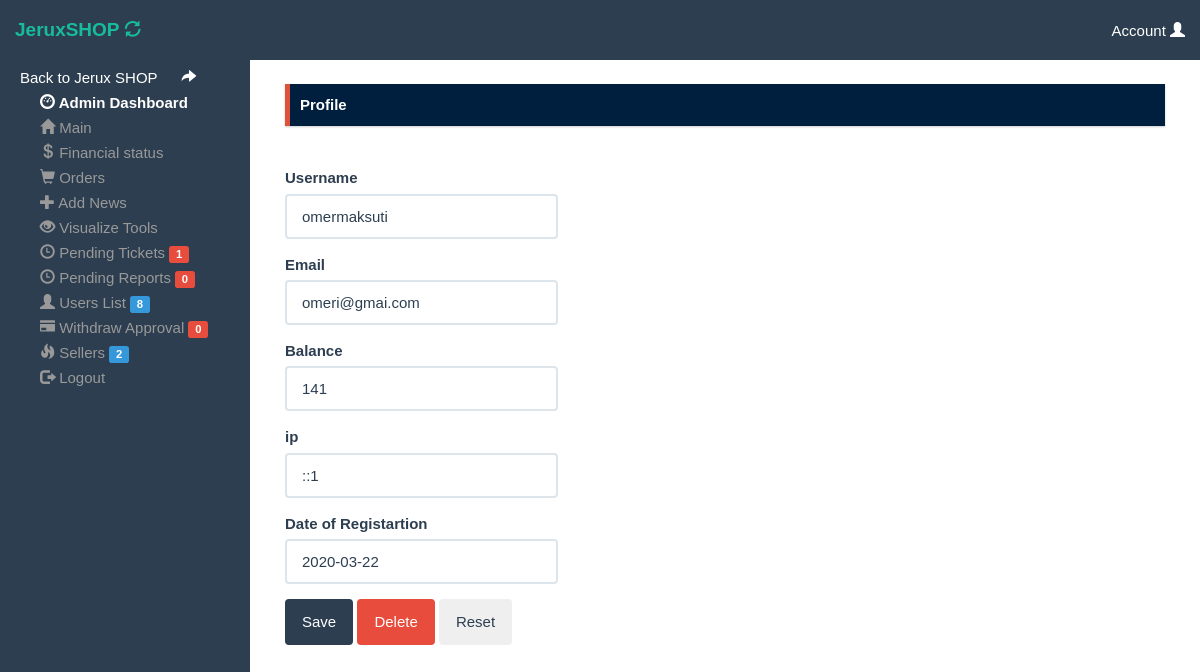
Screenshot of /admin/user.php?id=9 (signed in) with the database file from the repository.
### tables this page shows
CREATE TABLE `users` (
  `id` int(11) NOT NULL,
  `username` varchar(255) NOT NULL,
  `password` varchar(255) NOT NULL,
  `email` varchar(255) NOT NULL,
  `balance` int(11) DEFAULT 0,
  `ipurchassed` text DEFAULT NULL,
  `ip` text DEFAULT NULL,
  `lastlogin` date DEFAULT NULL,
  `datereg` date DEFAULT NULL,
  `resseller` int(11) NOT NULL,
  `img` text DEFAULT NULL,
  `testemail` varchar(255) DEFAULT NULL,
  `resetpin` int(11) NOT NULL DEFAULT 0
);

### admin/user.php (the view, shortened to what this page needs)
<?php
include "header.php";
$id = mysqli_real_escape_string($dbcon, $_GET['id']);
$q = mysqli_query($dbcon, "SELECT * FROM users WHERE id='$id' ");
$r = mysqli_fetch_assoc($q);
global $r;
?>
<div class="alert alert-danger fade in radius-bordered alert-shadowed"><b>Profile</b></div>
<div class="row">
  <div class="col-md-4">
    <br>
    <div id="myTabContent" class="tab-content">
      <div class="tab-pane active in" id="home">
      <form id="tab" method="post">
        <div class="form-group">
        <label>Username</label>
        <input type="text" value="<?php echo $r['username'];?>" class="form-control" name="user">
        </div>
        <div class="form-group">
        <label>Email</label>
        <input type="text" value="<?php echo $r['email'];?>" class="form-control" name="email">
        </div>
        <div class="form-group">
        <label>Balance</label>
        <input type="text" value="<?php echo $r['balance'];?>" class="form-control" name="balance">
        </div>
        <div class="form-group">
        <label>ip</label>
        <input type="text" value="<?php echo $r['ip'];?>" class="form-control" name="ip">
        </div>
        <div class="form-group">
        <label>Date of Registartion</label>
        <input type="text" value="<?php echo $r['datereg'];?>" class="form-control" name="dor">
        </div>
        <input type="submit" class="btn btn-primary" name="op" value="Save" />
        <input type="submit" class="btn btn-danger" name="op" value="Delete" />
        <input type="reset" value="Reset" class="btn btn-reset"/>
        </form>
      </div>
    </div>
  </div>
</div>

### admin/header.php (style rules this page uses)
.alert.alert-shadowed { -webkit-box-shadow: 0 1px 2px rgba(0,0,0,.2); -moz-box-shadow: 0 1px 2px rgba(0,0,0,.2); box-shadow: 0 1px 2px rgba(0,0,0,.2); }
.alert { margin-bottom: 20px; margin-top: 0; color: #fff; border-width: 0; border-left-width: 5px; padding: 10px; border-radius: 0; }
.alert.alert-danger { border-color: #df5138; background: #001f3f; }

### rows the page displays
users: user "omermaksuti", email "omeri@gmai.com", balance "141", ip "::1", dor "2020-03-22"

### other values shown
$r11 "1"
$r11 "0"
$r11 "8"
$r11 "2"
